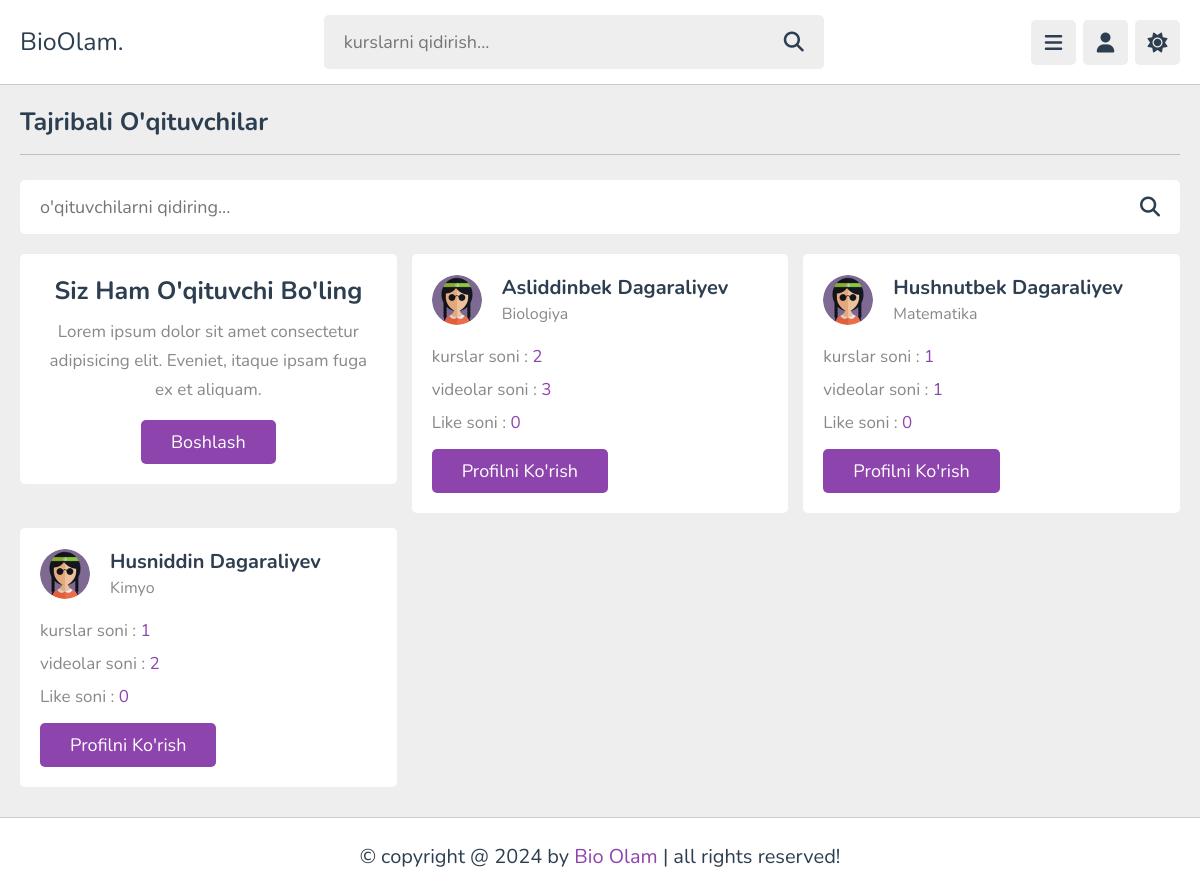
Before: /accounts/teachers/ with the older database file.
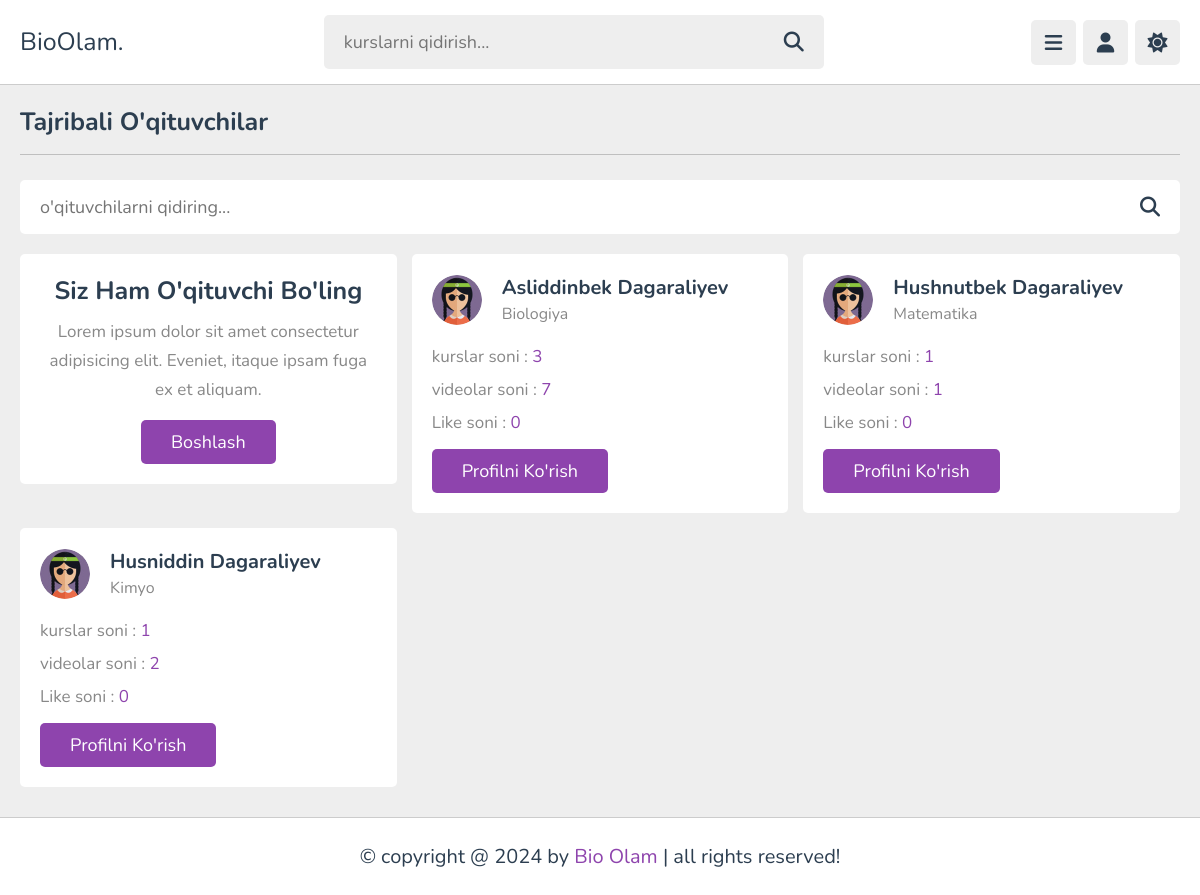
After: the same page with the newer database file.
### users/models.py (models this page shows, shortened)
class Teachers(models.Model):
    class TeacherType(models.TextChoices):
        Other = "Other", "Other"
        Biology = "Biologiya", "Biology"
        Chemistry = "Kimyo", "Chemistry"
        Physics = "Physics", "Physics"
        Math = "Matematika", "Math"
        English = "Ingliz tili", "English"
        History = "Tarix", "History"
        Geography = "Geografiya", "Geography"
        ComputerScience = "Computer Science", "Computer Science"
        Literature = "Adabiyot", "Literature"
        Art = "San'at", "Art"
        Music = "Musiqa", "Music"
    user = models.OneToOneField(
        User,
        on_delete=models.CASCADE,
        related_name='teacher'
    )
    profile = models.ForeignKey(
        Profile,
        on_delete=models.CASCADE,
        related_name='user_teachers',
    )
    teacher_type = models.CharField(
        max_length=200,
        choices=TeacherType.choices,
        default=TeacherType.Other
    )
    bio = models.TextField()
    courses_num = models.IntegerField(default=0)
    videos_num = models.IntegerField(default=0)
    student_num = models.IntegerField(default=0)
    likes_num = models.IntegerField(default=0)
    comments_num = models.IntegerField(default=0)

### users/views.py (the view)
# urls.py: path('teachers/', teachers_view, name='teachers_view'),
def teachers_view(request):
    teachers = Teachers.objects.all()
    context = {
        'teachers': teachers
    }
    return render(request, 'teachers/teachers.html', context)

### users/context_processor.py (called while the page is built)
def get_user(request):
    user = request.user
    context = {
        'user': user,
    }
    return context

### templates/teachers/teachers.html (shortened to what this page needs)
{% extends "base.html" %}
{% load static %}
{% block content %}
<section class="teachers">
    <h1 class="heading">Tajribali o'qituvchilar</h1>
    <form action="{% url "teacher_search" %}" method="get" class="search-tutor">
       <input type="text" name="search" placeholder="o'qituvchilarni qidiring..." required maxlength="100" value="{{ query }}">
       <button type="submit" class="fas fa-search" name="search_tutor"></button>
    </form>
    <div class="box-container">
       <div class="box offer">
          <h3>Siz ham o'qituvchi bo'ling</h3>
          <p>Lorem ipsum dolor sit amet consectetur adipisicing elit. Eveniet, itaque ipsam fuga ex et aliquam.</p>
          <a href="{% url "tutor_contact" %}" class="inline-btn">boshlash</a>
       </div>
       {% for teacher in teachers %}
       <div class="box">
        <div class="tutor">
           <img src="{% static 'images/pic-2.jpg' %}" alt="teacher image">
           <div>
              <h3>{{ teacher.user.first_name }} {{ teacher.user.last_name }}</h3>
              <span>{{ teacher.teacher_type }}</span>
           </div>
        </div>
        <p>kurslar soni : <span>{{ teacher.courses_num }}</span></p>
        <p>videolar soni : <span>{{ teacher.videos_num }}</span></p>
        <p>Like soni : <span>{{ teacher.likes_num }}</span></p>
        <a href="{% url "teacher_profile" teacher.id %}" class="inline-btn">Profilni ko'rish</a>
     </div>
       {% endfor %}
    </div>
 </section>
{% endblock content %}

Changed rows visible on the page:
changed Teachers "Biologiya": courses_num "2" → "3"; videos_num "3" → "7"
